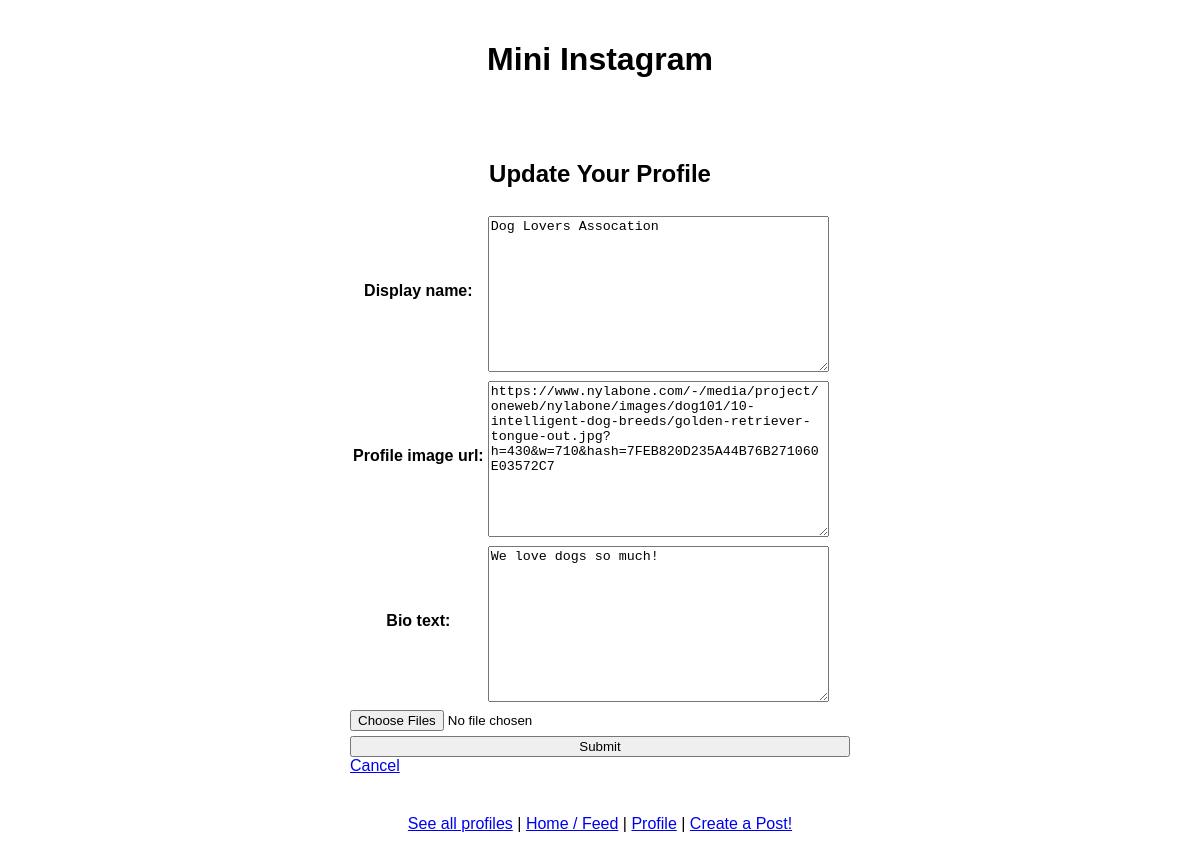
The page /mini_insta/profile/1/update on the database its author committed.
### mini_insta/models.py (models this page shows, shortened)
class Profile(models.Model):
    username = models.TextField(blank=True)
    display_name = models.TextField(blank=True)
    profile_image_url = models.TextField(blank=True)
    bio_text = models.TextField(blank=True)
    join_date = models.DateTimeField(auto_now=True)

### mini_insta/views.py (the view, shortened to what this page needs)
# urls.py: path("profile/<int:pk>/update", UpdateProfileView.as_view(), name="update_profile"), # per profile, with pk as primary key for the Profile
class UpdateProfileView(UpdateView):
    model = Profile
    form_class = UpdateProfileForm
    template_name = "mini_insta/update_profile_form.html" # HTML for the form to update a Profile

### mini_insta/forms.py
class UpdateProfileForm(forms.ModelForm):
    class Meta:
        model = Profile
        fields = ["display_name", "profile_image_url", "bio_text"] # Modifiable fields; can't change username or join_date

### mini_insta/templates/mini_insta/update_profile_form.html (shortened to what this page needs)
 {% extends "mini_insta/base.html" %}
 {% block content %}
 <h2>Update Your Profile</h2>
<form action="{% url 'update_profile' profile.pk %}" method="POST" enctype="multipart/form-data">
    <table>
        {{form.as_table}}
    </table>
    <input type="file" id="image_file" name="image_file" multiple>
    <input type="submit" name="submit" value="Submit">
    <a href="{% url 'show_profile' profile.pk %}">Cancel</a>
</form>
{% endblock %}

### static/styles.css (style rules this page uses)
body { font-family: Helvetica, sans-serif; background-color: #ffffff; color: #000000; margin: 0; padding: 0; text-align: center; }
form { width: 100%; max-width: 500px; margin: 0 auto; text-align: left; }
label { display: block; margin: 8px 0; }
input, textarea, button { margin-top: 5px; width: 100%; box-sizing: border-box; }

### rows shown on the page
Profile: display_name "Dog Lovers Assocation", profile_image_url "https://www.nylabone.com/-/media/project/oneweb/nylabone/images/dog101/10-intelligent-dog-breeds/golden-retriever-tongue-out.jpg?h=430&w=710&hash=7FEB820D235A44B76B271060E03572C7", bio_text "We love dogs so much!"
